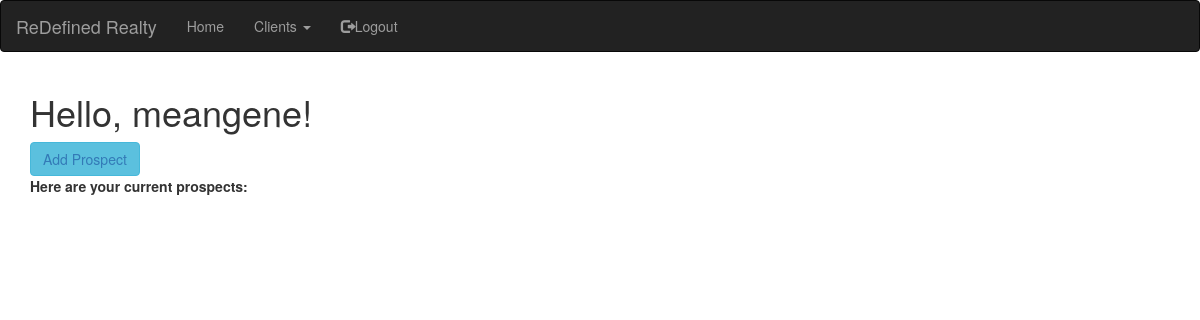
Page /prospects (signed in) on the earlier database version.
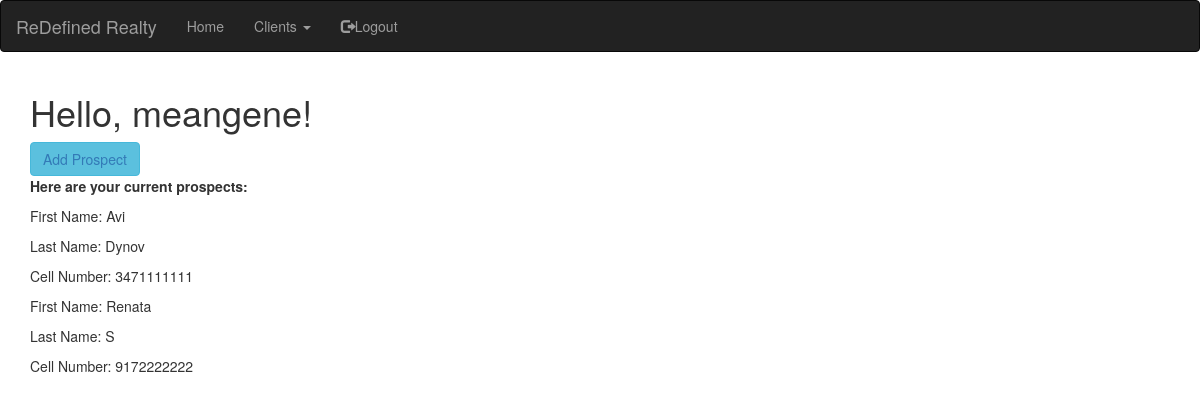
Same page on the later database version.
### app/models.py (models this page shows, shortened)
class User(UserMixin, db.Model):
    id = db.Column(db.Integer, primary_key=True)
    username = db.Column(db.String(64), index=True, unique=True)
    email = db.Column(db.String(120), index=True, unique=True)
    password_hash = db.Column(db.String(128))
    Prospects=db.relationship('Prospects', backref='leads', lazy='dynamic')
    Clients=db.relationship('Clients', backref='listings', lazy='dynamic')

class Prospects(db.Model):
    id = db.Column(db.Integer, primary_key=True)
    first_name=db.Column(db.String(20))
    last_name=db.Column(db.String(20))
    phone_cell=db.Column(db.Integer)
    user_account_pk=db.Column(db.Integer, db.ForeignKey('user.id'))

### app/routes.py (the view)
@app.route('/prospects', methods=['GET', 'POST'])
@login_required
def prospects():
    all_prospects = get_prospects(current_user=current_user)
    return render_template('prospects.html', title='Prospects', all_prospects=all_prospects)

### app/models.py (called while the page is built)
@login.user_loader
def load_user(id):
    return User.query.get(int(id))

### app/routes.py (called while the page is built)
def get_prospects(current_user):
    currentuser = User.query.filter_by(username=current_user.username).first()
    account_pk = currentuser.id
    all_prospects=Prospects.query.filter_by(user_account_pk=account_pk).all()
    return all_prospects

### app/templates/prospects.html
{% extends "base.html" %}
{% import 'bootstrap/wtf.html' as wtf %}
{% block app_content %}
    <h1>Hello, {{ current_user.username }}!</h1>
    <button type="button" class="btn btn-info"><a href="{{ url_for('add_prospect') }}">Add Prospect</a></button>
    <div><p><b>Here are your current prospects:</b></p></div>
    {% for everyone in all_prospects %}
    <div><p>First Name: {{ everyone.first_name }}</p></div>
    <div><p>Last Name: {{ everyone.last_name }}</p></div>
    <div><p>Cell Number: {{ everyone.phone_cell }}</p></div>
    {% endfor %}
{% endblock %}

### app/templates/base.html (shortened to what this page needs)
{% extends 'bootstrap/base.html' %}
{% block navbar %}
    <nav class="navbar navbar-inverse">
        <div class="container-fluid">
            <div class="navbar-header">
                <a class="navbar-brand" href="{{ url_for('index') }}">ReDefined Realty</a>
            </div>
            <div class="collapse navbar-collapse" id="bs-example-navbar-collapse-1">
                <ul class="nav navbar-nav navbar-left">
                    <li><a href="{{ url_for('index') }}">Home</a></li>
                    {% if current_user.is_anonymous %}
                    <li><a href="{{ url_for('login') }}"><span class="glyphicon glyphicon-log-in"></span>Login</a></li>
                    <li><a href="{{ url_for('register') }}"><span class="glyphicon glyphicon-user"></span>Register</a></li>
                    {% else %}
                    <li class="dropdown">
                        <a class="dropdown-toggle" data-toggle="dropdown" href="#">Clients
                        <span class="caret"></span></a>
                    </li>
                    <li><a href="{{ url_for('logout') }}"><span class="glyphicon glyphicon-log-out"></span>Logout</a></li>
                    {% endif %}
                </ul>
            </div>
        </div>
    </nav>
{% endblock %}
{% block content %}
    <div class="container">
        {% block app_content %}{% endblock %}
    </div>
{% endblock %}

Differences in the rows shown:
added Prospects: first_name "Avi", last_name "Dynov", phone_cell "3471111111"
added Prospects: first_name "Renata", last_name "S", phone_cell "9172222222"
